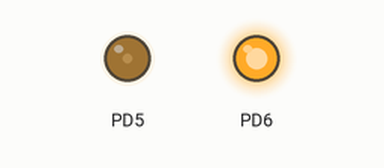
Simulated run of this program. Board: ATmega328P, built with avr-gcc and emulated at 20 MHz. Parts: output pins drawn as LEDs (lit = HIGH). At 0.0 s the program stops and its outputs stay as they are.

Above: at 0.1 s.
Timing chart, 0 to 1.5 s (numbered marks = the images above):
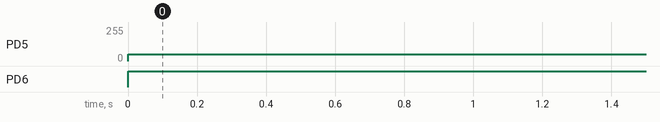

The program:

main.cpp
```cpp
/*
 * Motion Prototype.cpp
 *
 * Created: 10/05/2018 20:29:00
 * Author : Javier Rodriguez Posada
 */

#include <avr/io.h>
#include "Motion/motor.h"

int main(void)
{
	//struct Motion::MotorInfoStruct leftMotorInfo;
	struct Motion::MotorInfoStruct rightMotorInfo;

	//Motion::Motors::SetMotorInfo(&leftMotorInfo, Motion::Left, Motion::TC0);
	Motion::Motors::SetMotorInfo(&rightMotorInfo, Motion::Left, Motion::TC0);
	//Motion::Motors::SetMotorInfo(&leftMotorInfo, Motion::Right, Motion::TC2);
	//struct Motion::MotorInfoStruct motorsInfo[] = { leftMotorInfo };
	struct Motion::MotorInfoStruct motorsInfo[] = { rightMotorInfo };
	//struct Motion::MotorInfoStruct motorsInfo[] = { leftMotorInfo, rightMotorInfo };

	Motion::MotorsComplex motors(motorsInfo, 1);

	motors.SetDirection(false);

    while (1)
    {
		// For some reason this line break the program.
		//Read(&speed);
		Motion::MotorSpeedStruct motorSpeed;
		motorSpeed.speed = 50;
		motorSpeed.pwmPin = Motion::TC0;
		motors.SetSpeed(&motorSpeed);
    }
}
```

motor.cpp
```cpp
/*
 * motor.cpp
 *
 * Created: 10/05/2018 19:25:37
 *  Author: Javier Rodriguez Posada
 */

#include <avr/io.h>
#include "motor.h"

//////////////
/// Motors ///
//////////////
Motion::Motors::Motors(MotorInfoStruct* motorInfo, unsigned char numMotors)
{
	this->numMotors = numMotors;
	forward = false;

	for (int motor = 0; motor < numMotors; motor++)
	{
		switch (motorInfo[motor].pwmPin)
		{
			case TC0 :
				InitializeTC0();
				break;
			case TC1 :
				InitializeTC1();
				break;
			case TC2 :
				InitializeTC2();
				break;
		}
	}
}

void Motion::Motors::InitializeTC0()
{
	// Set pins as digital outputs.
	DDRD |= (1 << DDD6) | (1 << DDD5);

	// Set timer to Phase Correct PWM. Top 0xFF.
	// Mode is defined by the combination of the Waveform Generation mode bits and Compare Output mode
	TCCR0A = 0;
	TCCR0B = 0;
	TCCR0A |= (1 << WGM00);

	// Set PWM to non inverted.
	TCCR0A |= (1 << COM0A1) | (1 << COM0B1);

	// Set prescalar to (¡8
	TCCR0B |= (1 << CS01);
}

void Motion::Motors::InitializeTC1()
{
	// Set pins as digital outputs.
	DDRB |= (1 << DDB2) | (1 << DDB1);

	// TODO
}

void Motion::Motors::InitializeTC2()
{
	// Set pins as digital outputs.
	DDRB |= (1 << DDB3);
	DDRD |= (1 << DDD3);

	// Set timer to Phase Correct PWM. Top 0xFF.
	// Mode is defined by the combination of the Waveform Generation mode bits and Compare Output mode
	TCCR2A = 0;
	TCCR2B = 0;
	TCCR2A |= (1 << WGM20);

	// Set PWM to non inverted.
	TCCR2A |= (1 << COM2A1) | (1 << COM2B1);

	// Set prescalar to (¡8
	TCCR2B |= (1 << CS21);
}

void Motion::Motors::SetSpeed(MotorSpeedStruct* speed)
{
	for (int motor = 0; motor < numMotors; motor++)
	{
		switch (speed[motor].pwmPin)
		{
			case TC0 :
				SetTC0Speed(speed[motor].speed);
				break;
			case TC1 :
				SetTC1Speed(speed[motor].speed);
				break;
			case TC2 :
				SetTC2Speed(speed[motor].speed);
				break;
		}
	}
}

void Motion::Motors::SetMotorInfo(MotorInfoStruct* motorInfo, MotorPosition motorPosition, PWMPin pwmPin)
{
	motorInfo->motorPosition = motorPosition;
	motorInfo->pwmPin = pwmPin;
}

/////////////////////
/// MotorsComplex ///
/////////////////////
Motion::MotorsComplex::MotorsComplex(MotorInfoStruct* motorInfo, unsigned char numMotors)
	: Motion::Motors::Motors(motorInfo, numMotors)
{
}


void Motion::MotorsComplex::SetTC0Speed(unsigned char speed)
{
	if (forward)
	{
		OCR0B = 255;
		OCR0A = speed;
	}
	else
	{
		OCR0B = speed;
		OCR0A = 255;
	}
}

void Motion::MotorsComplex::SetTC1Speed(unsigned char speed)
{

}

void Motion::MotorsComplex::SetTC2Speed(unsigned char speed)
{

}

void Motion::MotorsComplex::SetDirection(bool direction)
{
	forward = direction;
}
```

motor.h
```cpp
/*
 * motor.h
 *
 * Created: 10/05/2018 19:25:09
 *  Author: Javier Rodriguez Posada
 */

#ifndef MOTOR_H_
#define MOTOR_H_

namespace Motion
{
	enum MotorPosition
	{
		Left,
		Right
	};

	enum MotorControlMode
	{
		// One PWM pin (speed) and one simple digital output pin (direction).
		Simple,

		// Two PWM variable pins. Only one pin is used a PWM signal at a time.
		// Direction is determined by which pin has each role.
		Complex
	};

	enum PWMPin
	{
		TC0,
		TC1,
		TC2
	};

	struct MotorInfoStruct
	{
		MotorPosition motorPosition;

		// Speed pin. In complex mode this will be the pin used for PWM of the forward movement.
		PWMPin pwmPin;
	};

	struct MotorSpeedStruct
	{
		unsigned char speed;
		PWMPin pwmPin;
	};

	class Motors
	{
		public :
			Motors(MotorInfoStruct* motorInfo, unsigned char numMotors);

			// Sets the motors' speed.
			// speed: array with the desired speed for each motor. Order has to match constructor.
			void SetSpeed(MotorSpeedStruct* speed);

			// Sets the motors' direction.
			// direction: (true = forward, false = reversed) array with the desired direction for each motor. Order has to match constructor.
			virtual void SetDirection(bool direction) = 0;

			// Fill a given MotorInfo struct.
			static void SetMotorInfo(MotorInfoStruct* motorInfo, MotorPosition motorPosition, PWMPin pwmPin);

		private:
			// Initializes the corresponding timers.
			void InitializeTC0();
			void InitializeTC1();
			void InitializeTC2();

			// Set speed into the corresponding pin.
			virtual void SetTC0Speed(unsigned char speed) = 0;
			virtual void SetTC1Speed(unsigned char speed) = 0;
			virtual void SetTC2Speed(unsigned char speed) = 0;

		protected:
			// Number of motors.
			unsigned char numMotors;

			// Whether the motor should run forward or not.
			bool forward;
	};

	class MotorsComplex : public Motors
	{
		public:
			// Constructor.
			// motorsInfo has to be an array of size numMotors.
			MotorsComplex(MotorInfoStruct* motorInfo, unsigned char numMotors);

			// Sets the motors' direction.
			// direction: (true = forward, false = reversed) array with the desired direction for each motor. Order has to match constructor.
			void SetDirection(bool direction);
		private:
			// Set speed into the corresponding pin.
			void SetTC0Speed(unsigned char speed);
			void SetTC1Speed(unsigned char speed);
			void SetTC2Speed(unsigned char speed);
	};
}

#endif /* MOTOR_H_ */
```

VirtualFix.cpp
```cpp
/*
 * VirtualFix.cpp
 *
 * Created: 13/05/2018 01:20:31
 *  Author: Javier Rodriguez Posada
 */

extern "C" void __cxa_pure_virtual() { while (1); }
```

Measured:
- by itself, PD5: 0/255 → 50/255 at 0.00 s
- by itself, PD6: LOW → HIGH at 0.00 s
